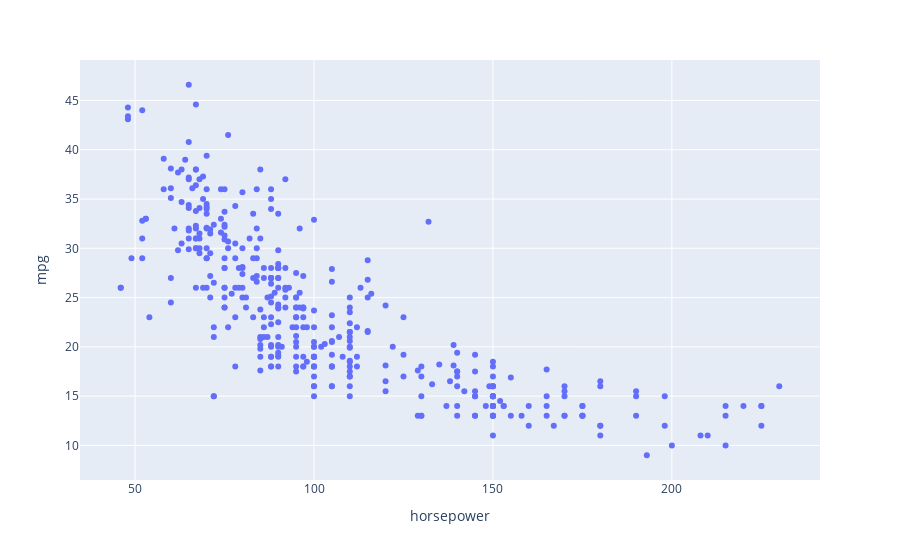

Source (notebook cell):
### Code cell
px.scatter(data_frame=auto, x='horsepower', y='mpg')

### Figure 1 — Plotly figure (JSON) as saved in the notebook; plotly's stock layout.template omitted (floating-point values rounded to 4 significant figures; data arrays with more than 128 entries replaced by an {"elided": "..."} marker saying what was removed)
{"data": [{"hovertemplate": "horsepower=%{x}<br>mpg=%{y}<extra></extra>", "legendgroup": "", "marker": {"color": "#636efa", "symbol": "circle"}, "mode": "markers", "name": "", "orientation": "v", "showlegend": false, "type": "scatter", "x": {"elided": "392 int values"}, "xaxis": "x", "y": {"elided": "392 float values"}, "yaxis": "y"}], "layout": {"legend": {"tracegroupgap": 0}, "margin": {"t": 60}, "xaxis": {"anchor": "y", "domain": [0, 1], "title": {"text": "horsepower"}}, "yaxis": {"anchor": "x", "domain": [0, 1], "title": {"text": "mpg"}}}}
